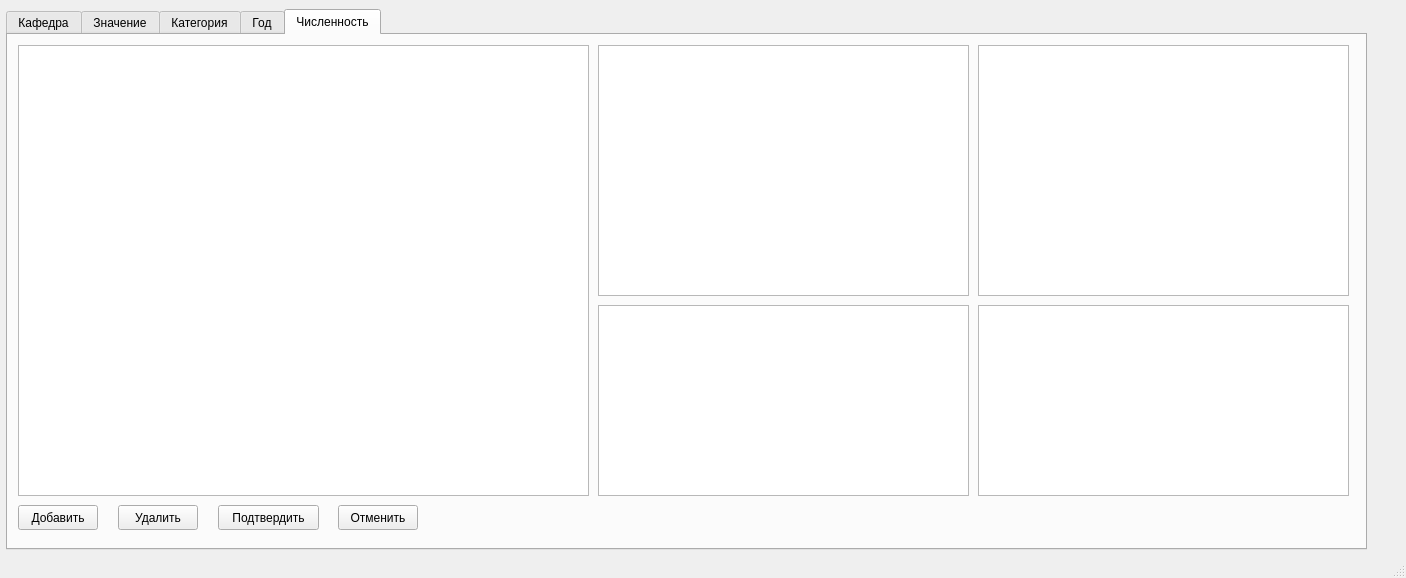
<?xml version="1.0" encoding="UTF-8"?>
<ui version="4.0">
 <class>MainWindow</class>
 <widget class="QMainWindow" name="MainWindow">
  <property name="geometry">
   <rect>
    <x>0</x>
    <y>0</y>
    <width>1406</width>
    <height>578</height>
   </rect>
  </property>
  <property name="windowTitle">
   <string>MainWindow</string>
  </property>
  <widget class="QWidget" name="centralwidget">
   <widget class="QTabWidget" name="tabWidget">
    <property name="geometry">
     <rect>
      <x>6</x>
      <y>9</y>
      <width>1361</width>
      <height>541</height>
     </rect>
    </property>
    <property name="currentIndex">
     <number>4</number>
    </property>
    <widget class="QWidget" name="KafedraPage">
     <attribute name="title">
      <string>Кафедра</string>
     </attribute>
     <widget class="QTableView" name="KafedraView">
      <property name="geometry">
       <rect>
        <x>10</x>
        <y>10</y>
        <width>781</width>
        <height>441</height>
       </rect>
      </property>
     </widget>
     <widget class="QPushButton" name="pushButton">
      <property name="geometry">
       <rect>
        <x>10</x>
        <y>470</y>
        <width>80</width>
        <height>25</height>
       </rect>
      </property>
      <property name="text">
       <string>Добавить</string>
      </property>
     </widget>
     <widget class="QPushButton" name="pushButton_2">
      <property name="geometry">
       <rect>
        <x>110</x>
        <y>470</y>
        <width>80</width>
        <height>25</height>
       </rect>
      </property>
      <property name="text">
       <string>Удалить</string>
      </property>
     </widget>
     <widget class="QPushButton" name="pushButton_3">
      <property name="geometry">
       <rect>
        <x>210</x>
        <y>470</y>
        <width>101</width>
        <height>25</height>
       </rect>
      </property>
      <property name="text">
       <string>Подтвердить</string>
      </property>
     </widget>
     <widget class="QPushButton" name="pushButton_4">
      <property name="geometry">
       <rect>
        <x>330</x>
        <y>470</y>
        <width>80</width>
        <height>25</height>
       </rect>
      </property>
      <property name="text">
       <string>Отменить</string>
      </property>
     </widget>
    </widget>
    <widget class="QWidget" name="ValuePage">
     <attribute name="title">
      <string>Значение</string>
     </attribute>
     <widget class="QTableView" name="ValueView">
      <property name="geometry">
       <rect>
        <x>10</x>
        <y>10</y>
        <width>781</width>
        <height>441</height>
       </rect>
      </property>
     </widget>
     <widget class="QPushButton" name="pushButton_5">
      <property name="geometry">
       <rect>
        <x>330</x>
        <y>470</y>
        <width>80</width>
        <height>25</height>
       </rect>
      </property>
      <property name="text">
       <string>Отменить</string>
      </property>
     </widget>
     <widget class="QPushButton" name="pushButton_6">
      <property name="geometry">
       <rect>
        <x>10</x>
        <y>470</y>
        <width>80</width>
        <height>25</height>
       </rect>
      </property>
      <property name="text">
       <string>Добавить</string>
      </property>
     </widget>
     <widget class="QPushButton" name="pushButton_7">
      <property name="geometry">
       <rect>
        <x>210</x>
        <y>470</y>
        <width>101</width>
        <height>25</height>
       </rect>
      </property>
      <property name="text">
       <string>Подтвердить</string>
      </property>
     </widget>
     <widget class="QPushButton" name="pushButton_8">
      <property name="geometry">
       <rect>
        <x>110</x>
        <y>470</y>
        <width>80</width>
        <height>25</height>
       </rect>
      </property>
      <property name="text">
       <string>Удалить</string>
      </property>
     </widget>
    </widget>
    <widget class="QWidget" name="KategoriaPage">
     <attribute name="title">
      <string>Категория</string>
     </attribute>
     <widget class="QPushButton" name="pushButton_12">
      <property name="geometry">
       <rect>
        <x>110</x>
        <y>470</y>
        <width>80</width>
        <height>25</height>
       </rect>
      </property>
      <property name="text">
       <string>Удалить</string>
      </property>
     </widget>
     <widget class="QPushButton" name="pushButton_9">
      <property name="geometry">
       <rect>
        <x>330</x>
        <y>470</y>
        <width>80</width>
        <height>25</height>
       </rect>
      </property>
      <property name="text">
       <string>Отменить</string>
      </property>
     </widget>
     <widget class="QTableView" name="KategoriaView">
      <property name="geometry">
       <rect>
        <x>10</x>
        <y>10</y>
        <width>781</width>
        <height>441</height>
       </rect>
      </property>
     </widget>
     <widget class="QPushButton" name="pushButton_10">
      <property name="geometry">
       <rect>
        <x>10</x>
        <y>470</y>
        <width>80</width>
        <height>25</height>
       </rect>
      </property>
      <property name="text">
       <string>Добавить</string>
      </property>
     </widget>
     <widget class="QPushButton" name="pushButton_11">
      <property name="geometry">
       <rect>
        <x>210</x>
        <y>470</y>
        <width>101</width>
        <height>25</height>
       </rect>
      </property>
      <property name="text">
       <string>Подтвердить</string>
      </property>
     </widget>
    </widget>
    <widget class="QWidget" name="YearPage">
     <attribute name="title">
      <string>Год</string>
     </attribute>
     <widget class="QTableView" name="YearView">
      <property name="geometry">
       <rect>
        <x>10</x>
        <y>10</y>
        <width>781</width>
        <height>441</height>
       </rect>
      </property>
     </widget>
     <widget class="QPushButton" name="pushButton_13">
      <property name="geometry">
       <rect>
        <x>330</x>
        <y>470</y>
        <width>80</width>
        <height>25</height>
       </rect>
      </property>
      <property name="text">
       <string>Отменить</string>
      </property>
     </widget>
     <widget class="QPushButton" name="pushButton_14">
      <property name="geometry">
       <rect>
        <x>10</x>
        <y>470</y>
        <width>80</width>
        <height>25</height>
       </rect>
      </property>
      <property name="text">
       <string>Добавить</string>
      </property>
     </widget>
     <widget class="QPushButton" name="pushButton_15">
      <property name="geometry">
       <rect>
        <x>210</x>
        <y>470</y>
        <width>101</width>
        <height>25</height>
       </rect>
      </property>
      <property name="text">
       <string>Подтвердить</string>
      </property>
     </widget>
     <widget class="QPushButton" name="pushButton_16">
      <property name="geometry">
       <rect>
        <x>110</x>
        <y>470</y>
        <width>80</width>
        <height>25</height>
       </rect>
      </property>
      <property name="text">
       <string>Удалить</string>
      </property>
     </widget>
    </widget>
    <widget class="QWidget" name="ChislennostPage">
     <attribute name="title">
      <string>Численность</string>
     </attribute>
     <widget class="QTableView" name="ChislennostView">
      <property name="geometry">
       <rect>
        <x>10</x>
        <y>10</y>
        <width>571</width>
        <height>451</height>
       </rect>
      </property>
     </widget>
     <widget class="QPushButton" name="pushButton_17">
      <property name="geometry">
       <rect>
        <x>330</x>
        <y>470</y>
        <width>80</width>
        <height>25</height>
       </rect>
      </property>
      <property name="text">
       <string>Отменить</string>
      </property>
     </widget>
     <widget class="QPushButton" name="pushButton_18">
      <property name="geometry">
       <rect>
        <x>10</x>
        <y>470</y>
        <width>80</width>
        <height>25</height>
       </rect>
      </property>
      <property name="text">
       <string>Добавить</string>
      </property>
     </widget>
     <widget class="QPushButton" name="pushButton_19">
      <property name="geometry">
       <rect>
        <x>210</x>
        <y>470</y>
        <width>101</width>
        <height>25</height>
       </rect>
      </property>
      <property name="text">
       <string>Подтвердить</string>
      </property>
     </widget>
     <widget class="QPushButton" name="pushButton_20">
      <property name="geometry">
       <rect>
        <x>110</x>
        <y>470</y>
        <width>80</width>
        <height>25</height>
       </rect>
      </property>
      <property name="text">
       <string>Удалить</string>
      </property>
     </widget>
     <widget class="QTableView" name="KafedraRefView">
      <property name="geometry">
       <rect>
        <x>590</x>
        <y>10</y>
        <width>371</width>
        <height>251</height>
       </rect>
      </property>
     </widget>
     <widget class="QTableView" name="YearRefView">
      <property name="geometry">
       <rect>
        <x>590</x>
        <y>270</y>
        <width>371</width>
        <height>191</height>
       </rect>
      </property>
     </widget>
     <widget class="QTableView" name="ValueRefView">
      <property name="geometry">
       <rect>
        <x>970</x>
        <y>10</y>
        <width>371</width>
        <height>251</height>
       </rect>
      </property>
     </widget>
     <widget class="QTableView" name="KategoriaRefView">
      <property name="geometry">
       <rect>
        <x>970</x>
        <y>270</y>
        <width>371</width>
        <height>191</height>
       </rect>
      </property>
     </widget>
    </widget>
   </widget>
  </widget>
  <widget class="QMenuBar" name="menubar">
   <property name="geometry">
    <rect>
     <x>0</x>
     <y>0</y>
     <width>1406</width>
     <height>22</height>
    </rect>
   </property>
  </widget>
  <widget class="QStatusBar" name="statusbar"/>
 </widget>
 <resources/>
 <connections/>
</ui>
